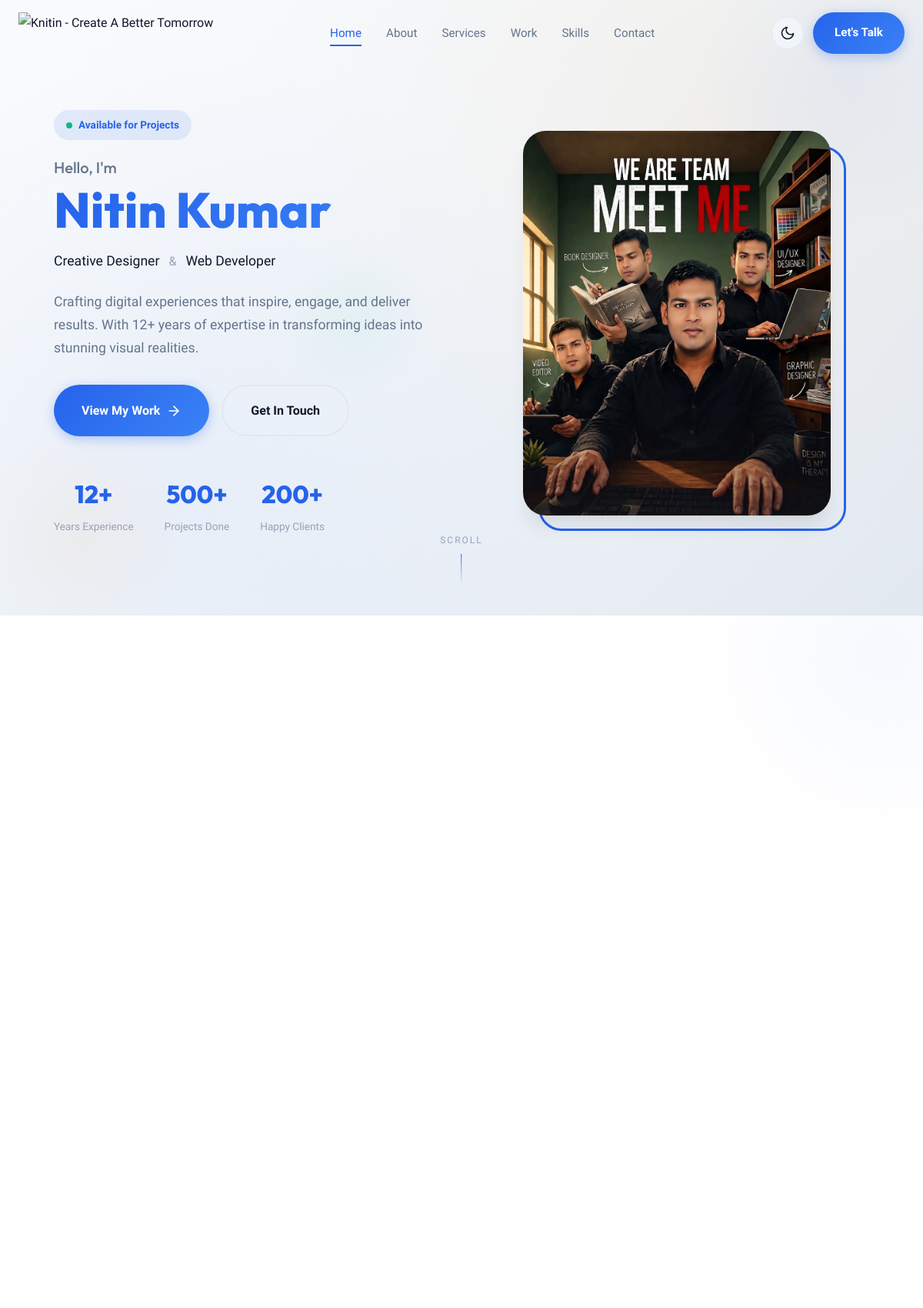
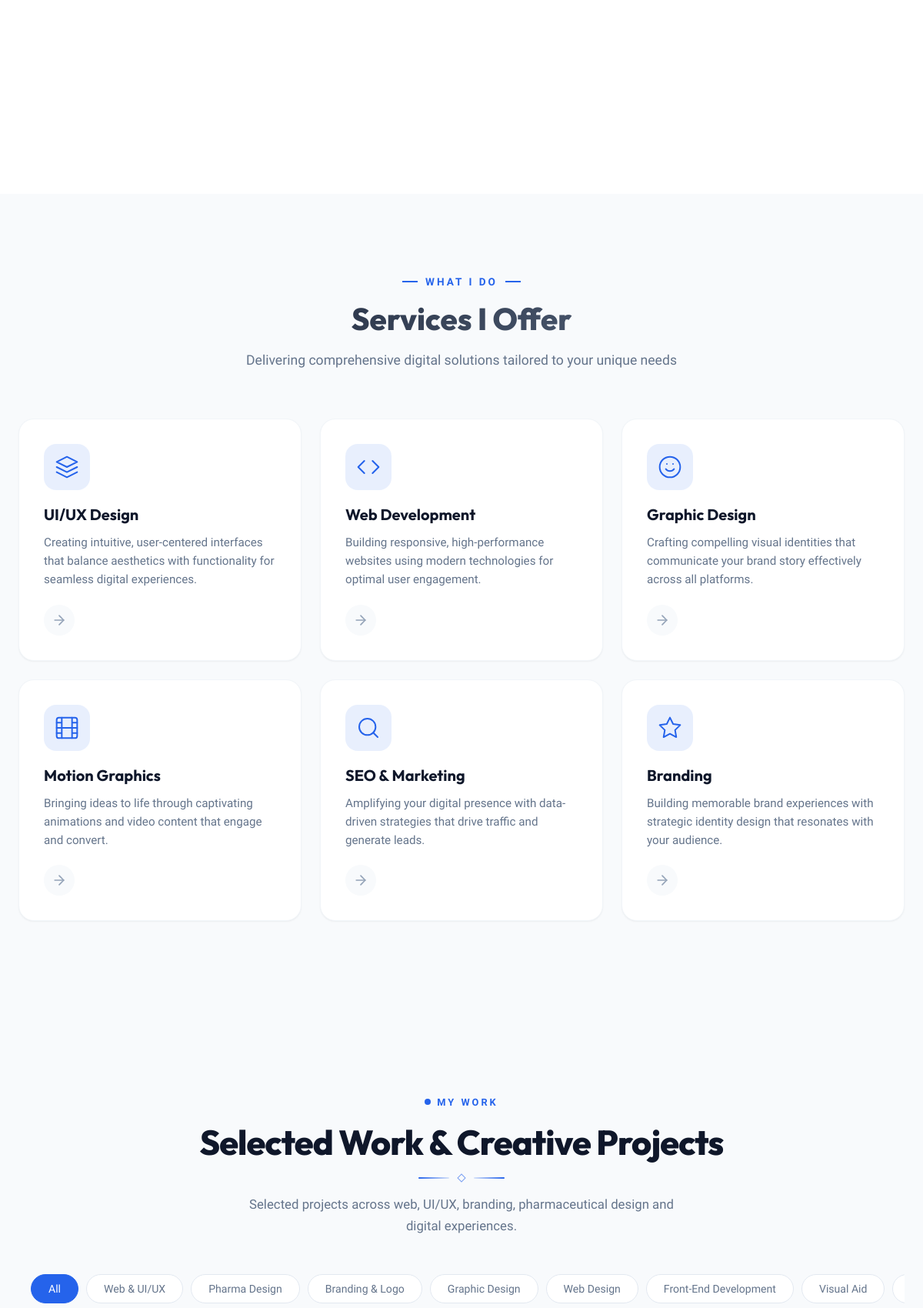
The page / (upper part) on the database its author committed (2 pictures, top to bottom).
### tables this page shows
CREATE TABLE IF NOT EXISTS `project_categories` (
    `id` BIGINT UNSIGNED NOT NULL AUTO_INCREMENT,
    `name` VARCHAR(150) NOT NULL,
    `slug` VARCHAR(191) NOT NULL,
    `description` TEXT NULL,
    `display_order` INT NOT NULL DEFAULT 0,
    `is_active` TINYINT(1) NOT NULL DEFAULT 1,
    `created_at` DATETIME NOT NULL DEFAULT CURRENT_TIMESTAMP,
    `updated_at` DATETIME NOT NULL DEFAULT CURRENT_TIMESTAMP ON UPDATE CURRENT_TIMESTAMP,
    PRIMARY KEY (`id`),
    UNIQUE KEY `uk_category_slug` (`slug`),
    INDEX `idx_cat_order` (`display_order`),
    INDEX `idx_cat_active` (`is_active`)
);

### index.php (the view, shortened to what the rows shown need)
<?php
require_once __DIR__ . '/includes/ProjectService.php';
$projectService = new ProjectService();
$publicCategories = $projectService->getPublishedCategories();
?>
<!DOCTYPE html>
<html lang="en">
<head>
    <link rel="stylesheet" href="css/styles.css">
</head>
<body>
    <section class="hero" id="home">
        <div class="container hero-content">
            <div class="hero-text">
                <h1 class="hero-title">
                    <span class="title-line">Hello, I'm</span>
                    <span class="title-name">Nitin Kumar</span>
                </h1>
            </div>
        </div>
    </section>
    <section class="services" id="services">
        <div class="container">
            <div class="section-header">
                <h2 class="section-title">Services I Offer</h2>
            </div>
        </div>
    </section>
    <section class="work-v2" id="portfolio">
        <div class="container">
            <div class="work-v2__header">
                <h2 class="work-v2__title">Selected Work &amp; Creative Projects</h2>
            </div>
            <div class="work-v2__filters-wrap">
                <div class="work-v2__filters">
                    <button class="work-v2__filter-btn active" data-filter="all" type="button">All</button>
                    <?php foreach ($publicCategories as $cat): ?>
                        <button class="work-v2__filter-btn" data-filter="<?= htmlspecialchars($cat['slug']) ?>" type="button"><?= htmlspecialchars($cat['name']) ?></button>
                    <?php endforeach; ?>
                </div>
            </div>
        </div>
    </section>
</body>
</html>

### rows shown on the page
project_categories: name "Web & UI/UX"
project_categories: name "Pharma Design"
project_categories: name "Branding & Logo"
project_categories: name "Graphic Design"
project_categories: name "Web Design"
project_categories: name "Front-End Development"
project_categories: name "Visual Aid"
